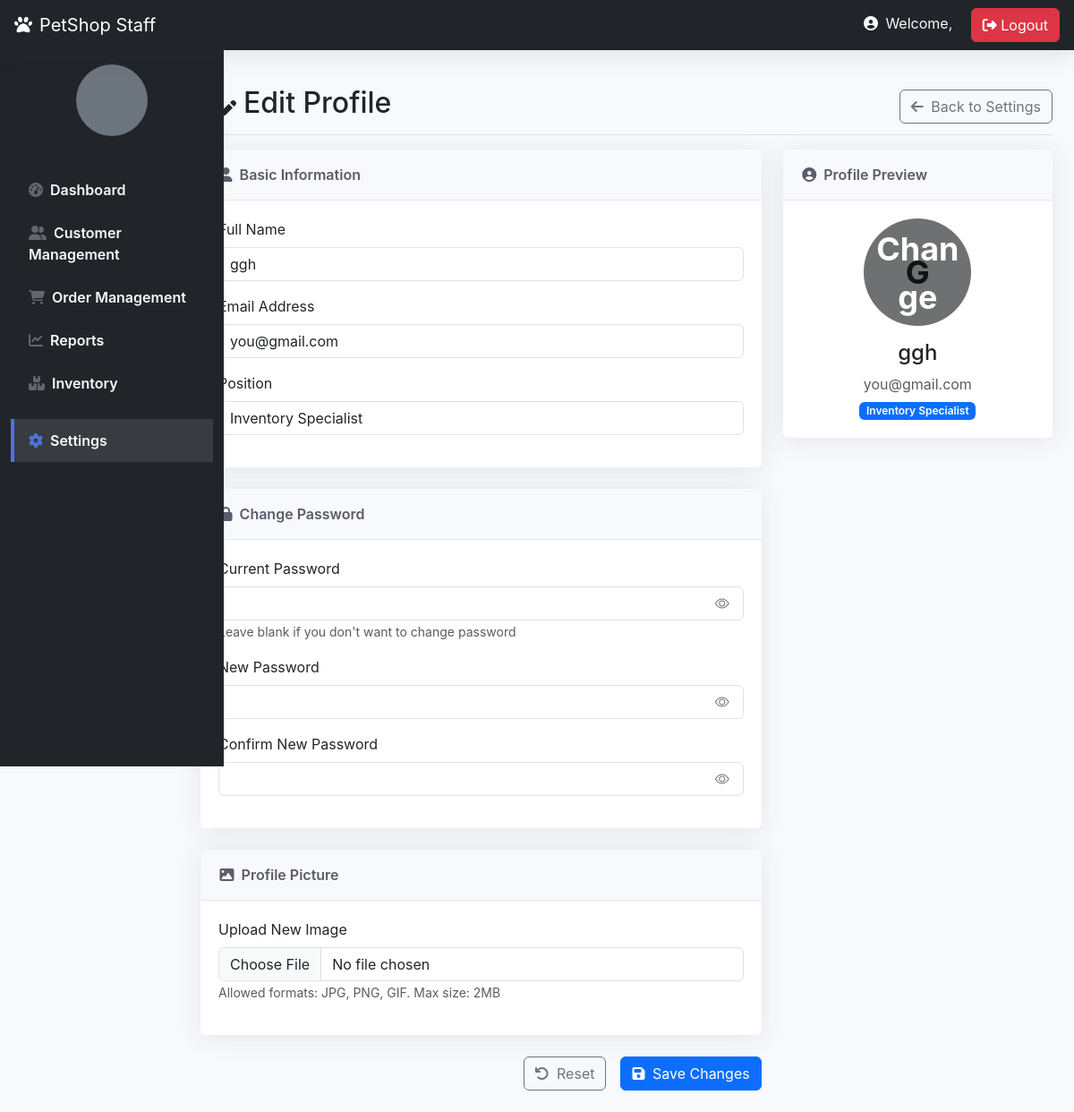
Page /testing.php (signed in) on the committed database.
### tables this page shows
CREATE TABLE `staff` (
  `Staff_ID` int(11) NOT NULL,
  `Staff_name` varchar(50) NOT NULL,
  `Staff_Username` varchar(50) NOT NULL,
  `Staff_Password` varchar(50) NOT NULL,
  `created_at` timestamp NOT NULL DEFAULT current_timestamp(),
  `position` varchar(255) NOT NULL,
  `Staff_Email` varchar(100) NOT NULL,
  `status` varchar(20) NOT NULL DEFAULT 'Active',
  `reset_token` varchar(64) DEFAULT NULL,
  `reset_token_expires` datetime DEFAULT NULL,
  `password_reset_token` varchar(255) DEFAULT NULL,
  `token_expiry` datetime DEFAULT NULL,
  `login_attempts` int(11) DEFAULT 0,
  `last_failed_login` datetime DEFAULT NULL
);

### testing.php (the view, shortened to what this page needs)
<?php
$db = new mysqli('localhost', 'root', '', 'petshop');
$errors = [];
$staff_id = $_SESSION['staff_id'];
$query = "SELECT Staff_name, position, Staff_Email, Staff_password FROM staff WHERE Staff_ID = ?";
$stmt = $db->prepare($query);
$stmt->bind_param("i", $staff_id);
$stmt->execute();
$result = $stmt->get_result();
$staff = $result->fetch_assoc();
?>
<!DOCTYPE html>
<html lang="en">
<head>
    <link href="https://cdn.jsdelivr.net/npm/bootstrap@5.3.0/dist/css/bootstrap.min.css" rel="stylesheet">
    <link rel="stylesheet" href="https://cdnjs.cloudflare.com/ajax/libs/font-awesome/6.4.0/css/all.min.css">
    <link rel="stylesheet" href="https://cdn.jsdelivr.net/npm/bootstrap-icons@1.10.5/font/bootstrap-icons.css">
    <link rel="stylesheet" href="admin_home.css">
</head>
<body>
<nav class="navbar navbar-dark bg-dark px-3">
    <div class="d-flex align-items-center">
        <a class="navbar-brand" href="#">
            <i class="fas fa-paw me-2"></i>PetShop Staff
        </a>
    </div>
    <div>
        <span class="text-light me-3">
            <i class="fas fa-user-circle me-1"></i>
            Welcome, <?php echo htmlspecialchars($_SESSION['staff_name']); ?>
        </span>
        <a href="logout.php" class="btn btn-danger"><i class="fas fa-sign-out-alt"></i> Logout</a>
    </div>
</nav>
<div class="container-fluid">
    <div class="row">
        <nav id="sidebar" class="col-lg-2 d-lg-block bg-dark sidebar">
            <div class="position-sticky pt-3">
                <div class="d-flex flex-column align-items-center mb-4">
                    <?php
                    $avatar_path = isset($_SESSION['avatar_path']) ? $_SESSION['avatar_path'] : "staff_avatars/" . $_SESSION['staff_id'] . ".jpg";
                    if (file_exists($avatar_path)): ?>
                        <img src="<?php echo $avatar_path; ?>" class="rounded-circle mb-2" alt="Staff Avatar" style="width: 80px; height: 80px; object-fit: cover;">
                    <?php else: ?>
                        <div class="rounded-circle mb-2 bg-secondary d-flex align-items-center justify-content-center" style="width: 80px; height: 80px;">
                        </div>
                    <?php endif; ?>
                </div>
                <ul class="nav flex-column">
                    <li class="nav-item">
                        <a class="nav-link text-light" href="staff_homepage.php">
                            <i class="fas fa-tachometer-alt me-2"></i>Dashboard
                        </a>
                    </li>
                    <li class="nav-item">
                        <a class="nav-link text-light" data-bs-toggle="collapse" href="#customerMenu">
                            <i class="fas fa-user-friends me-2"></i>Customer Management
                        </a>
                    </li>
                    <li class="nav-item">
                        <a class="nav-link text-light" data-bs-toggle="collapse" href="#orderMenu">
                            <i class="fas fa-shopping-cart me-2"></i>Order Management
                        </a>
                    </li>
                    <li class="nav-item">
                        <a class="nav-link text-light" href="staff_reports.php">
                            <i class="fas fa-chart-line me-2"></i>Reports
                        </a>
                    </li>
                    <li class="nav-item">
                        <a class="nav-link text-light" href="staff_inventory.php">
                            <i class="fas fa-boxes me-2"></i>Inventory
                        </a>
                    </li>
                    <li class="nav-item mt-3">
                        <a class="nav-link text-light active" href="settings.php">
                            <i class="fas fa-cog me-2"></i>Settings
                        </a>
                    </li>
                </ul>
            </div>
        </nav>
        <main class="col-lg-10 ms-sm-auto p-4">
            <div class="d-flex justify-content-between flex-wrap flex-md-nowrap align-items-center pt-3 pb-2 mb-3 border-bottom">
                <h1 class="h2"><i class="fas fa-user-edit me-2"></i>Edit Profile</h1>
                <div>
                    <a href="settings.php" class="btn btn-outline-secondary">
                        <i class="fas fa-arrow-left me-1"></i> Back to Settings
                    </a>
                </div>
            </div>
            <div class="row">
                <div class="col-md-8">
                    <form id="profileForm" method="POST" enctype="multipart/form-data" class="needs-validation" novalidate>
                        <div class="card mb-4">
                            <div class="card-header">
                                <i class="fas fa-user me-2"></i>Basic Information
                            </div>
                            <div class="card-body">
                                <div class="mb-3">
                                    <label for="name" class="form-label">Full Name</label>
                                    <input type="text" class="form-control <?php echo isset($errors['name']) ? 'is-invalid' : ''; ?>"
                                           id="name" name="name" value="<?php echo htmlspecialchars($staff['Staff_name']); ?>" required>
                                </div>
                                <div class="mb-3">
                                    <label for="email" class="form-label">Email Address</label>
                                    <input type="email" class="form-control <?php echo isset($errors['email']) ? 'is-invalid' : ''; ?>"
                                           id="email" name="email" value="<?php echo htmlspecialchars($staff['Staff_Email']); ?>" required>
                                </div>
                                <div class="mb-3">
                                    <label for="position" class="form-label">Position</label>
                                    <input type="text" class="form-control" id="position"
                                           value="<?php echo htmlspecialchars($staff['position']); ?>" readonly>
                                </div>
                            </div>
                        </div>
                        <div class="card mb-4">
                            <div class="card-header">
                                <i class="fas fa-lock me-2"></i>Change Password
                            </div>
                            <div class="card-body">
                                <div class="mb-3">
                                    <label for="current_password" class="form-label">Current Password</label>
                                    <div class="password-container">
                                        <input type="password" class="form-control <?php echo isset($errors['current_password']) ? 'is-invalid' : ''; ?>"
                                               id="current_password" name="current_password">
                                        <button type="button" class="password-toggle" onclick="togglePassword('current_password', this)">
                                            <i class="bi bi-eye"></i>
                                        </button>
                                    </div>
                                    <small class="text-muted">Leave blank if you don't want to change password</small>
                                </div>
                                <div class="mb-3">
                                    <label for="new_password" class="form-label">New Password</label>
                                    <div class="password-container">
                                        <input type="password" class="form-control <?php echo isset($errors['new_password']) ? 'is-invalid' : ''; ?>"
                                               id="new_password" name="new_password">
                                        <button type="button" class="password-toggle" onclick="togglePassword('new_password', this)">
                                            <i class="bi bi-eye"></i>
                                        </button>
                                    </div>
                                </div>
                                <div class="mb-3">
                                    <label for="confirm_password" class="form-label">Confirm New Password</label>
                                    <div class="password-container">
                                        <input type="password" class="form-control <?php echo isset($errors['confirm_password']) ? 'is-invalid' : ''; ?>"
                                               id="confirm_password" name="confirm_password">
                                        <button type="button" class="password-toggle" onclick="togglePassword('confirm_password', this)">
                                            <i class="bi bi-eye"></i>
                                        </button>
                                    </div>
                                </div>
                            </div>
                        </div>
                        <div class="card mb-4">
                            <div class="card-header">
                                <i class="fas fa-image me-2"></i>Profile Picture
                            </div>
                            <div class="card-body">
                                <div class="mb-3">
                                    <label for="avatar" class="form-label">Upload New Image</label>
                                    <input class="form-control <?php echo isset($errors['avatar']) ? 'is-invalid' : ''; ?>"
                                           type="file" id="avatar" name="avatar" accept="image/*">
                                    <small class="text-muted">Allowed formats: JPG, PNG, GIF. Max size: 2MB</small>
                                </div>
                            </div>
                        </div>
                        <div class="d-grid gap-2 d-md-flex justify-content-md-end">
                            <button type="reset" class="btn btn-outline-secondary me-md-2">
                                <i class="fas fa-undo me-1"></i> Reset
                            </button>
                            <button type="submit" class="btn btn-primary">
                                <i class="fas fa-save me-1"></i> Save Changes
                            </button>
                        </div>
                    </form>
                </div>
                <div class="col-md-4">
                    <div class="card">
                        <div class="card-header">
                            <i class="fas fa-user-circle me-2"></i>Profile Preview
                        </div>
                        <div class="card-body text-center">
                            <div class="user-avatar mx-auto mb-3">
                                <?php
                                $avatar_path = "staff_avatars/" . $_SESSION['staff_id'] . ".jpg";
                                if (file_exists($avatar_path)): ?>
                                    <img src="<?php echo $avatar_path; ?>" id="avatarPreview" alt="Profile Image">
                                <?php else: ?>
                                    <span id="avatarInitials">
                                        <?php
                                        $name = $staff['Staff_name'];
                                        $initials = strtoupper(substr($name, 0, 1));
                                        echo $initials;
                                        ?>
                                    </span>
                                <?php endif; ?>
                                <div class="user-avatar-edit" onclick="document.getElementById('avatar').click()">
                                    <i class="fas fa-camera me-1"></i> Change
                                </div>
                            </div>
                            <h4 id="namePreview"><?php echo htmlspecialchars($staff['Staff_name']); ?></h4>
                            <p class="text-muted mb-1" id="emailPreview"><?php echo htmlspecialchars($staff['Staff_Email']); ?></p>
                            <span class="badge bg-primary"><?php echo htmlspecialchars($staff['position']); ?></span>
                        </div>
                    </div>
                </div>
            </div>
        </main>
    </div>
</div>
</body>
</html>

### admin_home.css (style rules this page uses)
:root { --sidebar-width: 250px; --topbar-height: 56px; --primary-color: #4e73df; --success-color: #1cc88a; --info-color: #36b9cc; --warning-color: #f6c23e; --danger-color: #e74a3b; --dark-color: #5a5c69; }
body { font-family: 'Nunito', -apple-system, BlinkMacSystemFont, 'Segoe UI', Roboto, 'Helvetica Neue', Arial, sans-serif; background-color: #f8f9fc; padding-top: var(--topbar-height); }
.navbar { height: var(--topbar-height); box-shadow: 0 0.15rem 1.75rem 0 rgba(58, 59, 69, 0.15); position: fixed; top: 0; right: 0; left: 0; z-index: 1030; }
.sidebar { width: var(--sidebar-width); height: calc(100vh - var(--topbar-height)); position: fixed; top: var(--topbar-height); left: 0; background-color: #393440; transition: all 0.3s; z-index: 1020; overflow-y: auto; }
.sidebar .nav-link { color: rgba(255, 255, 255, 0.8); padding: 0.75rem 1rem; font-weight: 600; border-left: 0.25rem solid transparent; transition: all 0.3s; }
.sidebar .nav-link i { margin-right: 0.5rem; color: rgba(255, 255, 255, 0.3); }
.sidebar .nav-link.active { color: #fff; background-color: rgba(255, 255, 255, 0.1); border-left-color: var(--primary-color); }
.sidebar .nav-link.active i { color: var(--primary-color); }
main { margin-left: var(--sidebar-width); padding: 1.5rem; margin-top: var(--topbar-height); transition: all 0.3s; overflow: visible; }
.card { border: none; border-radius: 0.35rem; box-shadow: 0 0.15rem 1.75rem 0 rgba(58, 59, 69, 0.1); margin-bottom: 1.5rem; }
.card-header { background-color: #f8f9fc; border-bottom: 1px solid #e3e6f0; padding: 1rem 1.35rem; font-weight: 600; color: var(--dark-color); }
.card-header i { margin-right: 0.5rem; }
.card-body { position: relative; overflow: visible; padding: 1.25rem; }
.badge { font-weight: 600; padding: 0.35em 0.65em; font-size: 0.75rem; }

### testing.php (style rules this page uses)
.user-avatar { width: 120px; height: 120px; border-radius: 50%; background-color: #dee2e6; display: flex; align-items: center; justify-content: center; font-size: 36px; font-weight: bold; margin-right: 20px; overflow: hidden; position: relative; }
.user-avatar-edit { position: absolute; bottom: 0; right: 0; background: rgba(0,0,0,0.5); color: white; width: 100%; text-align: center; padding: 5px; cursor: pointer; }
.password-container { position: relative; }
.password-toggle { position: absolute; right: 10px; top: 50%; transform: translateY(-50%); cursor: pointer; background: none; border: none; color: #6c757d; }
#sidebar { background-color: #343a40; min-height: 100vh; transition: transform 0.3s ease; }

### rows in the picture
staff: name "ggh", email "you@gmail.com", position "Inventory Specialist", Staff_name "G", Staff_name "ggh", Staff_Email "you@gmail.com"
